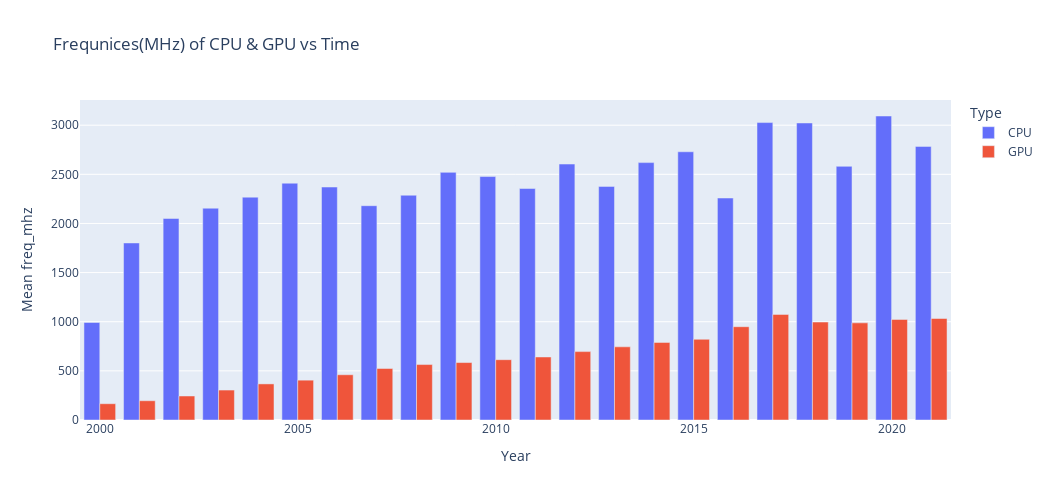

Notebook cell for this chart:
### Code cell
df_freq = df.groupby([df.Year, "Type"])["freq_mhz"].mean().rename("Mean freq_mhz").to_frame().reset_index()
fig = px.bar(data_frame=df_freq, x= "Year", y = "Mean freq_mhz", color= "Type", barmode="group", title= "Frequnices(MHz) of CPU & GPU vs Time",height=500,width=1050)
fig.show()
#We can clearly notice the rising trend of frequencies and that CPU Frequencies are significantly higher than GPU Frequenices

### Figure 1 — Plotly figure (JSON) as saved in the notebook; plotly's stock layout.template omitted (floating-point values rounded to 4 significant figures)
{"data": [{"alignmentgroup": "True", "hovertemplate": "Type=CPU<br>Year=%{x}<br>Mean freq_mhz=%{y}<extra></extra>", "legendgroup": "CPU", "marker": {"color": "#636efa", "pattern": {"shape": ""}}, "name": "CPU", "offsetgroup": "CPU", "orientation": "v", "showlegend": true, "textposition": "auto", "x": [2000, 2001, 2002, 2003, 2004, 2005, 2006, 2007, 2008, 2009, 2010, 2011, 2012, 2013, 2014, 2015, 2016, 2017, 2018, 2019, 2020, 2021], "xaxis": "x", "y": [992.1, 1802.0, 2051.0, 2155.0, 2268.0, 2410.0, 2371.0, 2181.0, 2287.0, 2520.0, 2477.0, 2355.0, 2604.0, 2377.0, 2619.0, 2729.0, 2259.0, 3027.0, 3023.0, 2581.0, 3093.0, 2784.0], "yaxis": "y", "type": "bar"}, {"alignmentgroup": "True", "hovertemplate": "Type=GPU<br>Year=%{x}<br>Mean freq_mhz=%{y}<extra></extra>", "legendgroup": "GPU", "marker": {"color": "#EF553B", "pattern": {"shape": ""}}, "name": "GPU", "offsetgroup": "GPU", "orientation": "v", "showlegend": true, "textposition": "auto", "x": [2000, 2001, 2002, 2003, 2004, 2005, 2006, 2007, 2008, 2009, 2010, 2011, 2012, 2013, 2014, 2015, 2016, 2017, 2018, 2019, 2020, 2021], "xaxis": "x", "y": [165.8, 196.1, 244.3, 304.8, 367.4, 405.3, 460.5, 524.4, 564.2, 584.6, 613.7, 641.4, 696.0, 744.7, 789.4, 821.3, 949.3, 1075.0, 996.8, 988.4, 1024.0, 1033.0], "yaxis": "y", "type": "bar"}], "layout": {"xaxis": {"anchor": "y", "domain": [0, 1], "title": {"text": "Year"}, "type": "linear", "range": [2000.0, 2022.0], "autorange": true}, "yaxis": {"anchor": "x", "domain": [0, 1], "title": {"text": "Mean freq_mhz"}, "type": "linear", "range": [0, 3256.0], "autorange": true}, "legend": {"title": {"text": "Type"}, "tracegroupgap": 0}, "title": {"text": "Frequnices(MHz) of CPU & GPU vs Time"}, "barmode": "group", "height": 500, "width": 1050}}
